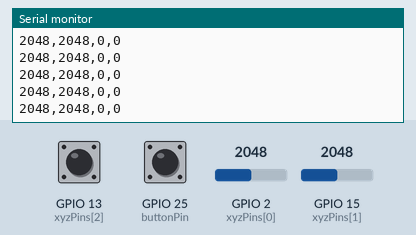
This sketch was run on a simulated ESP32. Shown: the last lines printed to the serial monitor. The inputs (shaded band) are chosen by the test bench; at power-on: GPIO 2 (xyzPins[0]) = 2048, GPIO 15 (xyzPins[1]) = 2048, GPIO 13 (xyzPins[2]) HIGH, GPIO 25 (buttonPin) HIGH.

Above: at 1.2 s.
1.3 s: GPIO 2 (xyzPins[0]) set to 2866
At 1.31 s:
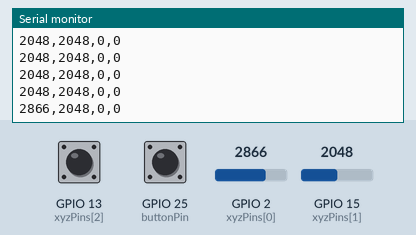
2.8 s: GPIO 15 (xyzPins[1]) set to 2866
At 2.81 s:
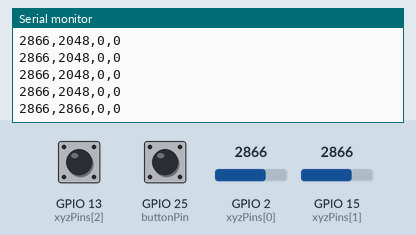
4.3 s: GPIO 13 (xyzPins[2]) pulled LOW for 0.15 s
At 4.32 s:
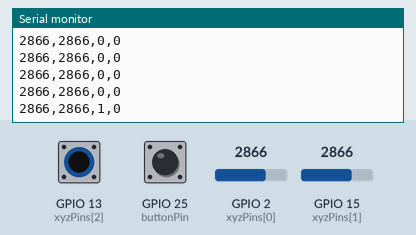
5.9 s: GPIO 25 (buttonPin) pulled LOW for 0.15 s
At 5.93 s:
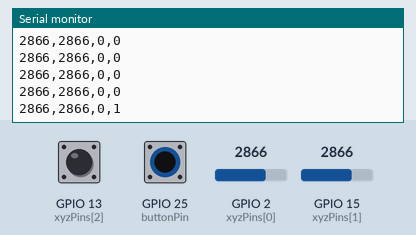
7.5 s: GPIO 2 (xyzPins[0]) set to 3603
At 7.53 s:
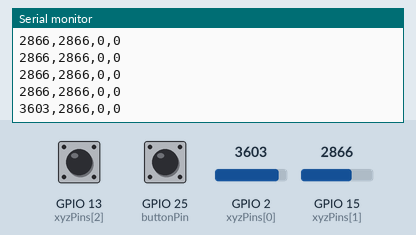
9.0 s: GPIO 13 (xyzPins[2]) pulled LOW for 1 s
At 9.04 s:
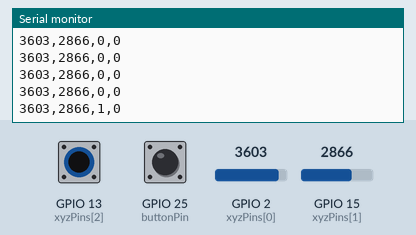
Timing chart, 0 to 12.0 s (numbered marks = the images above; inputs shaded):
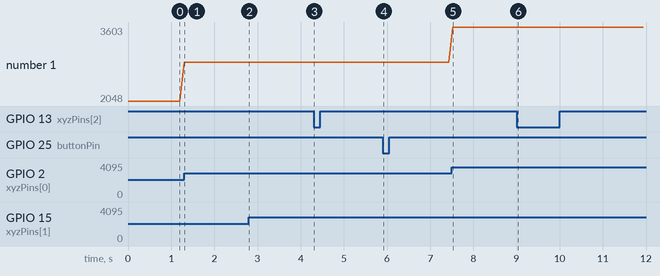

Measured:
- after the input at 1.3 s, the serial monitor: prints a new line at once (image 1)
- after the input at 2.8 s, the serial monitor: prints a new line at once (image 2)
- after the input at 4.3 s, the serial monitor: prints a new line at once (image 3)
- after the input at 5.9 s, the serial monitor: prints a new line at once (image 4)
- after the input at 7.5 s, the serial monitor: prints a new line at once (image 5)
- after the input at 9.0 s, the serial monitor: prints a new line at once (image 6)
- plotted number 1: 2048 → 2866 after the input at 1.3 s, 2866 → 3603 after the input at 7.5 s

The sketch:

arduinojoystick.ino
```cpp
int xyzPins[] = {2,15, 13};   //x,y,z pins
const int buttonPin = 25;  // the number of the pushbutton pin

void setup()	{
	Serial.begin(115200) ;
	// pinMode(8,INPUT);
	// digitalWrite(8,HIGH);
  // initialize the pushbutton pin as an input:
  pinMode(buttonPin, INPUT_PULLUP);
  pinMode(xyzPins[2], INPUT_PULLUP);
}

void loop()	{
	int xVal = analogRead(xyzPins[0]);
	int yVal = analogRead(xyzPins[1]);
	int zVal = digitalRead(xyzPins[2]);
  int buttonState = digitalRead(buttonPin);
	Serial.print(xVal,DEC);
	Serial.print(",");
	Serial.print(yVal,DEC);
	Serial.print(",");
	Serial.print(!zVal);
  Serial.print(",");
  Serial.print(!buttonState);
	Serial.print("\n");
	delay(100);
}
```
